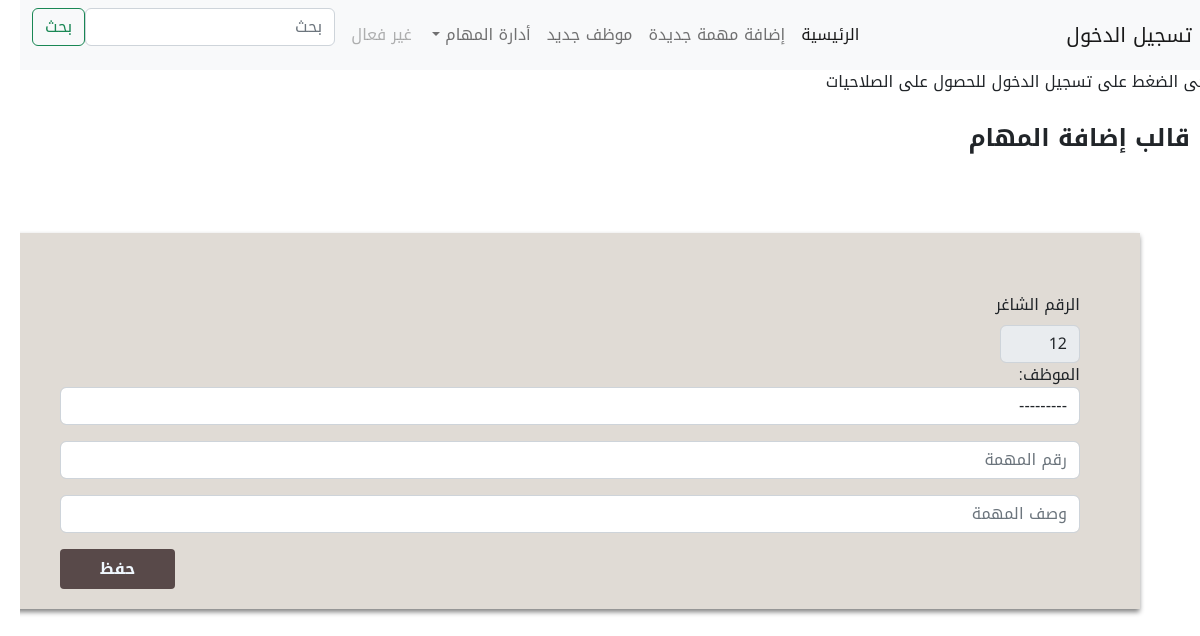
The page /task_add/ on the database as committed earlier.
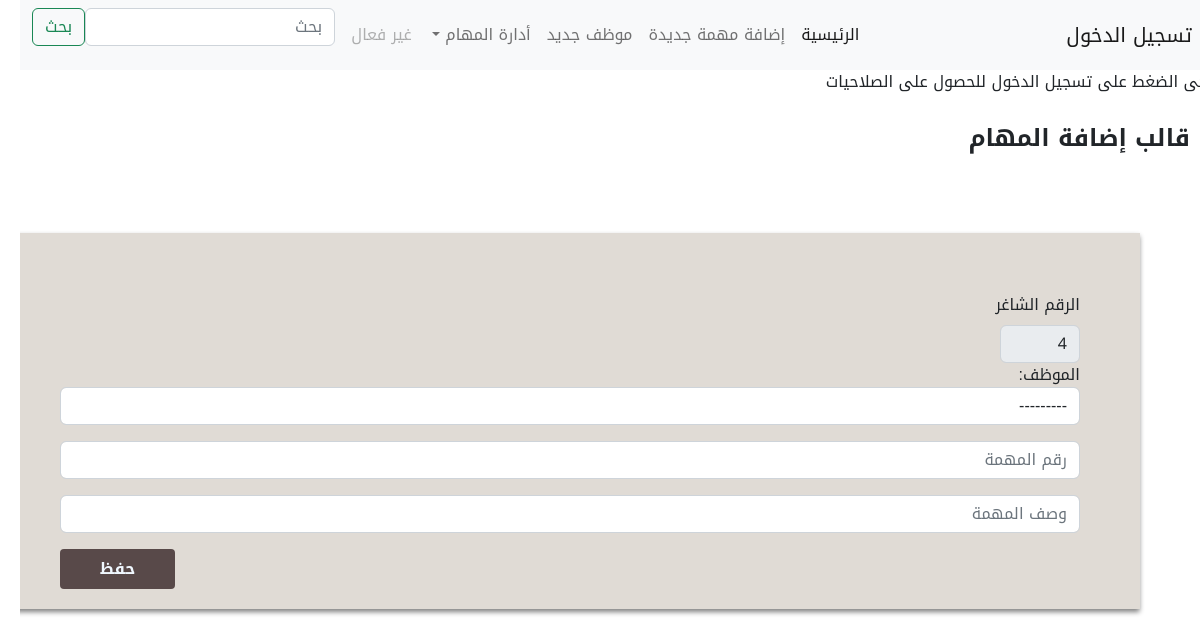
The same page on the database as committed later.
### tasks/models.py (models this page shows, shortened)
class TaskAssighn(models.Model):
    employee = models.ForeignKey(EmployeeAdd,on_delete=models.SET_NULL,null=True,blank=True)
    task_number = models.PositiveIntegerField(unique=True,null=True)
    task_desc = models.CharField(max_length=200,null=True)
    status = models.ForeignKey(TaskStatus,null=True,blank=True,on_delete=models.SET_NULL)
    reason = models.CharField(max_length=400,null=True,blank=True)
    created_at = models.DateTimeField(auto_now_add=True, null=True)
    updated_at = models.DateTimeField(auto_now=True, null=True)

### tasks/views.py (the view)
# urls.py: path('task_add/',views.TaskAddView.as_view(),name='task_add'),
class TaskAddView(CreateView):
    model = TaskAssighn
    form_class = TaskForm
    success_url = reverse_lazy('index')
    def get_context_data(self, **kwargs):
        context = super().get_context_data(**kwargs)
        context['tasks'] = TaskAssighn.objects.all().order_by('-id')[0]
        return context

### tasks/forms.py
class TaskForm(ModelForm):
    class Meta:
        model = TaskAssighn
        exclude=['status','reason']
        labels = {
            'task_desc': '',
            'created_at': "تم الإنشاء بتاريخ",
            'updated_at': "تم الإنشاء بتاريخ",
            'task_number':'',
            'employee':'الموظف'
        }
        widgets = {
            'task_number':NumberInput(attrs={'class': "form-label", 'class': "form-control",'placeholder':'رقم المهمة'}),
            'task_desc': TextInput(attrs={'class': "form-label", 'class': "form-control",'placeholder':'وصف المهمة'}),
            'employee': Select(attrs={'class': "form-label", 'class': "form-control"}),
        }

### tasks/models.py (called while the page is built)
    def __str__(self):
        return f'{self.job_status}'

### tasks/templates/tasks/taskassighn_form.html (shortened to what this page needs)
{% extends 'tasks/header.html' %}
{% load static %}
{% block content %}
    <div class="form_container">
        <h4>قالب إضافة المهام</h4>
    <form class="container" action="" method="post">
        {% if tasks.task_number|add:+1 %}
        <label class="form-label" for="empty">الرقم الشاغر</label>
        <input style="width: 80px;" class="form-control" type="text" name="empty" disabled value="{{tasks.task_number|add:+1}}">
        {% endif %}
        {% for field in form %}
        <div class="mb-3">
            {{field.label_tag}}
            {{field}}
        </div>
        {% endfor %}
        <button class="primary" type="submit">حفظ</button>
    </form>
</div>
{% endblock content %}

### tasks/templates/tasks/header.html (shortened to what this page needs)
{% load static %}
<html dir="rtl" lang="ar">
<head>
<link href="https://cdn.jsdelivr.net/npm/bootstrap@5.2.2/dist/css/bootstrap.min.css" rel="stylesheet">
<link rel="stylesheet" href="{% static 'tasks/style.css' %}">
</head>
<body>
  {% if user.is_authenticated %}
    <nav class="navbar navbar-expand-lg bg-light">
        <div class="container-fluid">
          <a class="navbar-brand" href="{% url 'index' %}">مرحبا<br>{{request.user.get_full_name}}</a>
          <button class="navbar-toggler" type="button" data-bs-toggle="collapse" data-bs-target="#navbarSupportedContent" aria-controls="navbarSupportedContent" aria-expanded="false" aria-label="Toggle navigation">
            <span class="navbar-toggler-icon"></span>
          </button>
          <div class="collapse navbar-collapse" id="navbarSupportedContent">
            <ul class="navbar-nav me-auto mb-2 mb-lg-0">
              <li class="nav-item">
                <a class="nav-link active" aria-current="page" href="{% url 'index' %}">الرئيسية</a>
              </li>
              <li class="nav-item">
                <a class="nav-link" href="{% url 'task_add' %}">إضافة مهمة جديدة</a>
              </li>
              <li class="nav-item">
                <a class="nav-link" href="{% url 'employee' %}">موظف جديد</a>
              </li>
              <li class="nav-item dropdown">
                <a class="nav-link dropdown-toggle" href="#" role="button" data-bs-toggle="dropdown" aria-expanded="false">
                  أدارة المهام
                </a>
                <ul class="dropdown-menu">
                  <li><a class="dropdown-item" href="{% url 'completed' %}">المنجزة</a></li>
                  <li><a class="dropdown-item" href="{% url 'incompleted' %}">غير منجزة</a></li>
                  <li><a class="dropdown-item" href="{% url 'processed' %} ">تحت الإجراء</a></li>
                  <li><hr class="dropdown-divider"></li>
                  <li><a class="dropdown-item" href="#"></a></li>
                </ul>
              </li>
            </ul>
            <form class="d-flex" role="search" method="GET" action="{% url 'index' %}">
              <input class="form-control me-2" type="search" placeholder="بحث" aria-label="Search" name="q">
              <button class="btn btn-outline-success" type="submit">بحث</button>
            </form>
          </div>
        </div>
        <p><a href="{% url 'logout' %}?next={{request.path}}">تسجيل الخروج</a></p>
      </nav>
      {% else %}
      <nav class="navbar navbar-expand-lg bg-light">
        <div class="container-fluid">
          <a class="navbar-brand" href="{% url 'login' %}">تسجيل الدخول</a>
          <div class="collapse navbar-collapse" id="navbarSupportedContent">
            <ul class="navbar-nav me-auto mb-2 mb-lg-0">
              <li class="nav-item">
                <a class="nav-link active" aria-current="page" href="{% url 'index' %}">الرئيسية</a>
              </li>
              <li class="nav-item">
                <a class="nav-link" href="{% url 'task_add' %}">إضافة مهمة جديدة</a>
              </li>
              <li class="nav-item">
                <a class="nav-link" href="{% url 'user' %}">موظف جديد</a>
              </li>
              <li class="nav-item dropdown">
                <a class="nav-link dropdown-toggle" href="#" role="button" data-bs-toggle="dropdown" aria-expanded="false">
                  أدارة المهام
                </a>
              </li>
              <li class="nav-item">
                <a class="nav-link disabled">غير فعال</a>
              </li>
            </ul>
            <form class="d-flex" role="search">
              <input class="form-control me-2" type="search" placeholder="بحث" aria-label="Search" name="q">
              <button class="btn btn-outline-success" type="submit">بحث</button>
            </form>
          </div>
        </div>
      </nav>
      <p>يرجى الضغط على تسجيل الدخول للحصول على الصلاحيات</p>
      {% endif %}
      {% block content %}
      {% endblock content %}
</body>
</html>

### tasks/static/tasks/style.css (style rules this page uses)
body { font-family: 'Noto Kufi Arabic', sans-serif; }
.container { margin: 5rem; background-color: rgb(224, 219, 213); padding: 60px; box-shadow: .3px 3px 5px gray; }
.primary { background-color: rgb(88, 73, 73); padding: 8px 40px 8px 40px; color: aliceblue; border-radius: 4px; border: none; float: left; font-weight: bold; transition: .5s; }
select { width: 200px; border-radius: 4px; border: none; display: flex; }
.form_container h4 { margin: 30px; font-weight: bolder; }

Rows that differ between the two databases and show on the page:
removed TaskAssighn: empty "12"
added TaskAssighn: empty "4"
